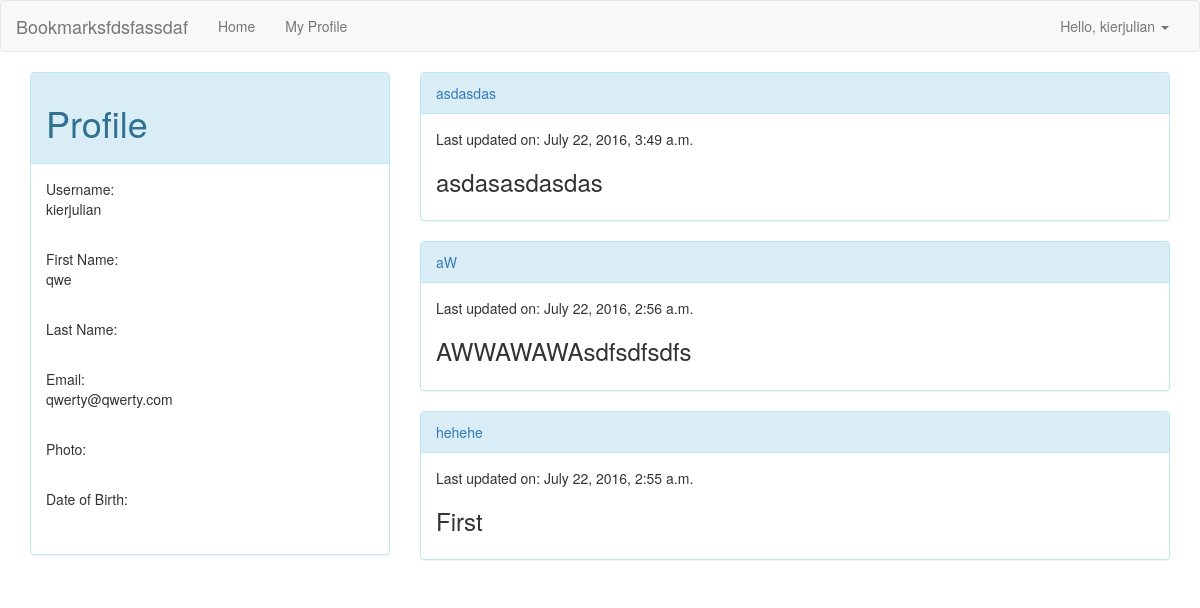
Before: /account/profile/ (signed in) with the older database file.
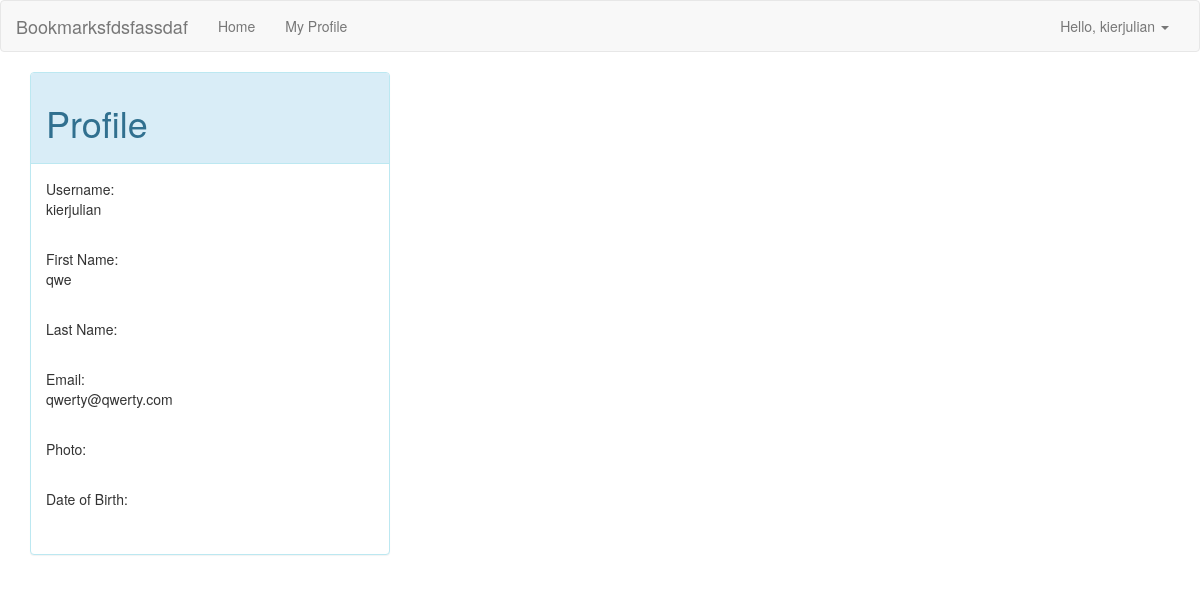
After: the same page with the newer database file.
### blog/models.py (models this page shows, shortened)
class Post(models.Model):
    author = models.ForeignKey('auth.User')
    title = models.CharField(max_length=200)
    text = models.TextField()
    created_date = models.DateTimeField(default=timezone.now)
    published_date = models.DateTimeField(blank=True, null=True)
    photo = models.ImageField(upload_to = 'pictures/%s/%d/', blank = True)

### account/views.py (the view)
def profile(request):
    posts = Post.objects.filter(author = request.user).order_by('-published_date')
    return render(request, 'account/profile.html', {'posts' : posts})

### account/authentication.py (called while the page is built)
    def get_user(self, user_id):
        try:
            return User.objects.get(pk=user_id)
        except User.DoesNotExist:
            return None

### account/templates/account/profile.html (shortened to what this page needs)
{% extends "base.html" %}
{% block content %}
<div class = "row">
  <div class = "col-sm-4">
    <div class = "panel panel-info">
      <div class = "panel-heading"><h1>Profile</h1></div>
      <div class = "panel-body">
        Username: <p>{{ request.user.username }}</p><br>
        First Name: <p>{{ request.user.first_name }}</p><br>
        Last Name: <p>{{ request.user.last_name }}</p><br>
        Email: <p>{{ request.user.email }}</p><br>
        Photo: <p>{{ request.user.photo }}</p><br>
        Date of Birth: <p>{{ request.user.date_of_birth }}</p><br>
      </div>
    </div>
  </div>
  <div class = "col-sm-8">
    {% for post in posts %}
      <div class = "panel panel-info">
        <div class = "panel-heading"><a href="{% url 'blog:post_detail' pk=post.pk %}">{{ post.title }}</a></div>
        <div class = "panel-body">
          <p>Last updated on: {{ post.created_date }}</p>
          <h3>{{ post.text|linebreaksbr }}</h3>
        </div>
      </div>
    {% endfor %}
  </div>
</div>
{% endblock %}

Changed rows visible on the page:
removed Post: title "asdasdas", created_date "July 22, 2016, 3:49 a.m.", text "asdasasdasdas"
removed Post: title "aW", created_date "July 22, 2016, 2:56 a.m.", text "AWWAWAWAsdfsdfsdfs"
removed Post: title "hehehe", created_date "July 22, 2016, 2:55 a.m.", text "First"
